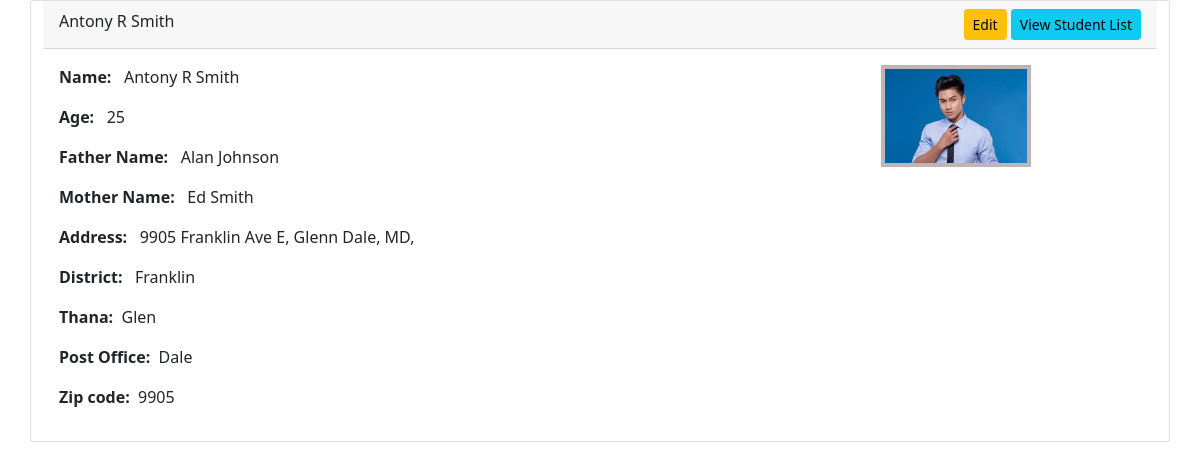
Screenshot of /viewStudent.php?id=8 with the database file from the repository.
### tables this page shows
CREATE TABLE IF NOT EXISTS `students` (
  `id` int NOT NULL AUTO_INCREMENT,
  `image` varchar(191) NOT NULL,
  `name` varchar(50) NOT NULL,
  `age` int NOT NULL,
  `father_name` varchar(50) NOT NULL,
  `mother_name` varchar(50) NOT NULL,
  `address` longtext NOT NULL,
  `district` varchar(100) NOT NULL,
  `thana` varchar(100) NOT NULL,
  `postoffice` varchar(100) NOT NULL,
  `zipcode` int NOT NULL,
  PRIMARY KEY (`id`)
);

### database.php (called while the page is built, shortened)
<?php
class database
{
    protected function connect()
    {
        $this->host = 'localhost';
        $this->dbusername = 'root';
        $this->dbpassword = '';
        $this->dbname = 'crud';
        $con = new mysqli($this->host, $this->dbusername, $this->dbpassword, $this->dbname);
        return $con;
    }
}

### crud.php (called while the page is built, shortened)
<?php
include "database.php";
class query extends database
{
    public function getData($table, $field = '*', $condition_arr = null, $order_by_field = null, $order_by_type = 'desc', $limit = null)
    {
        $sql = "select $field from $table";
        if ($condition_arr != null) {
            $sql .= ' where ';
            $count = count($condition_arr);
            $i = 1;
            foreach ($condition_arr as $key => $val) {
                if ($count == $i) {
                    $sql.= "$key = '$val'";
                }
                else {
                    $sql.= "$key = '$val' and ";
                }
                $i++;
            }
        }
        $result = $this->connect()->query($sql);
        $arr = array();
        if ($result->num_rows > 0) {
            while ($row = $result->fetch_assoc()) {
                $arr[] = $row;
            }
        }
        return $arr;
    }
    public function get_safe_str($str)
    {
        return mysqli_real_escape_string($this->connect(), $str);
    }
}

### viewStudent.php (the view, shortened to what this page needs)
<?php
include 'crud.php';
$crud = new query();
if ($_GET['id'] && $_GET['id'] != null) {
    $getId = $crud->get_safe_str($_GET['id']);
    $id = array('id' => $getId);
    $student = $crud->getData('students', '*', $id);
} else {
    header("Location: /");
}
?>
<!DOCTYPE html>
<html lang="en">
<head>
    <?php include('css.php') ?>
</head>
<body>
    <section>
        <div class="container">
            <div class="row">
                <div class="card">
                    <div class="card-header">
                    <?php echo $student[0]['name'] ?>
                    <div class="form-group" style="float: right;">
                    <a href="/editStudent.php?id=<?php echo $getId ?>" class="btn btn-warning btn-sm">Edit</a>
                    <a href="/" class="btn btn-info btn-sm">View Student List</a>
                    </div>
                    </div>
                    <div class="card-body">
                        <div class="row">
                            <div class="col-md-6">
                            <p><span>Name: &nbsp;</span> <?php echo $student[0]['name']?></p>
                            <p><span>Age: &nbsp;</span> <?php echo $student[0]['age']?></p>
                            <p><span>Father Name: &nbsp;</span> <?php echo $student[0]['father_name']?></p>
                            <p><span>Mother Name: &nbsp;</span> <?php echo $student[0]['mother_name']?></p>
                            <p><span>Address: &nbsp;</span> <?php echo $student[0]['address']?></p>
                            <p><span>District: &nbsp;</span> <?php echo $student[0]['district']?></p>
                            <p><span>Thana:&nbsp;</span> <?php echo $student[0]['thana']?></p>
                            <p><span>Post Office:&nbsp;</span> <?php echo $student[0]['postoffice']?></p>
                            <p><span>Zip code:&nbsp;</span> <?php echo $student[0]['zipcode']?></p>
                            </div>
                            <div class="col-md-6">
                                <img src="uploads/<?php echo $student[0]['image'] ?>" alt="" style="width: 150px;float: right;margin-right: 110px;border: 4px solid #bfb5b5;">
                            </div>
                        </div>
                    </div>
                </div>
            </div>
        </div>
    </section>
</body>
</html>

### css.php (shortened to what this page needs)
<link href="https://cdn.jsdelivr.net/npm/bootstrap@5.0.0-beta1/dist/css/bootstrap.min.css" rel="stylesheet">
<link rel="stylesheet" href="https://cdnjs.cloudflare.com/ajax/libs/Dropify/0.2.2/css/dropify.min.css"
 />

### viewStudent.php (style rules this page uses)
span { font-weight: 700; }

### rows the page displays
students: name "Antony R Smith", age "25", father_name "Alan Johnson", mother_name "Ed Smith", address "9905 Franklin Ave E, Glenn Dale, MD,", district "Franklin", thana "Glen", postoffice "Dale", zipcode "9905", image (picture)
